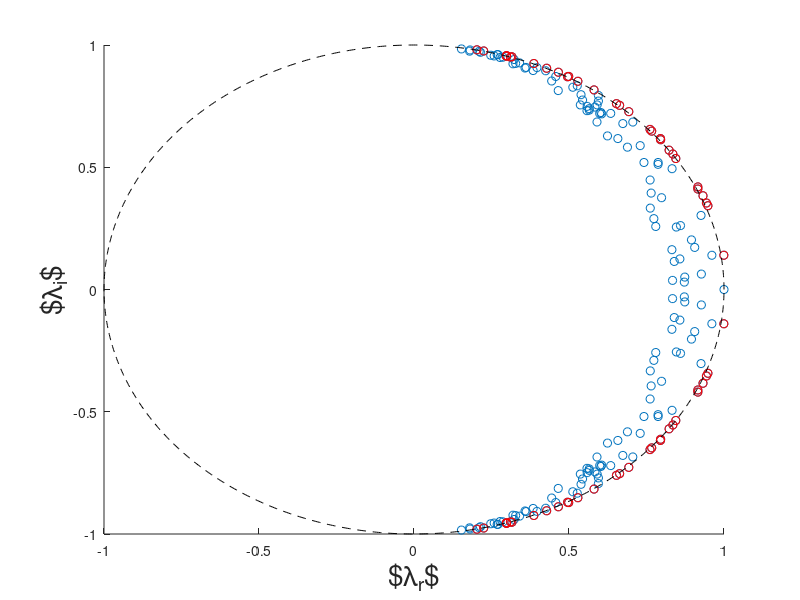

This chart was generated by the following MATLAB code: (Note: this script raises an error after producing the figure.)
%     Test Boostconv and spsnap

clear
clc
%close all

lafs = 20;

rng('default');

n = 100;    % Matrix Size

% No of eigenvalues greater than 1.
np = 30;
% How unstable do we want the eigenvalues?
uns_range = 0.01;

theta = 4*pi/9*rand(np,1);
e1  = (cos(theta) + uns_range*rand(np,1)) + 1i*sin(theta);
uns_e = [e1; conj(e1)];
% Set first eigenvector = 1 signifying beseflow

ne2 = n-length(e1);
st_range = 0.5;
theta = 4*pi/9*rand(ne2,1);
damp = 0.80 + 0.18*rand(ne2,1);
e2  = damp.*cos(theta) + 1i*sin(theta);
stb_e = [e2; conj(e2)];

Aeig = [1.0; uns_e; stb_e];
lr = real(Aeig);
li = imag(Aeig);

neig = length(Aeig);    % This is my matrix size
                        % Hopefully no repeated eigenvalues

figure(1);
scatter(lr,li); hold on
scatter(real(uns_e),imag(uns_e), 'r')
theta = linspace(0,2*pi,1000);
plot(cos(theta),sin(theta), '--k')
xlabel('$\lambda_{r}$', 'FontSize', lafs)
ylabel('$\lambda_{i}$', 'FontSize', lafs)


B = rand(neig);
B = B + B';

bnorm = norm(B);
disp(['Norm(B)=', num2str(bnorm)])
B = B/bnorm;
Binv = inv(B);

A = Binv*diag(Aeig)*B;

anorm = norm(A);
disp(['Norm(A)=', num2str(anorm)])

x0 = rand(neig,1) + 1i*rand(neig,1);

r = x0;
rnorm = norm(x0);

% BoostConv parameters
ifboost = 1;
bkryl = 15;
vin   = zeros(neig,bkryl);
vout  = zeros(neig,bkryl);
vold  = zeros(neig,1);
vol1 = zeros(neig,1);
bfreq = 1;
ifinit = 0;
c = zeros(bkryl,1);
zro = zeros(neig,1);
ksize = 0;
%

% SPSNAP parameters
ifsnap = 0;
skryl = 10;
sfreq = 1;
ifinit = 0;
vin   = zeros(neig,skryl);
vout  = zeros(neig,skryl);
vold  = zeros(neig,1);
vol1 = zeros(neig,1);
%

ik = 0;     % Subspace counter
vlen = neig;
resio = 1;
plotio  = 100;

niters = 2000;
residuals = zeros(niters,1);
for i=1:niters

   xi = A*x0;

   rnorm = norm(xi-x0);
%   x0 = xi;

   if (ifboost)
     [xi_o,x0_o,dv_o,vin_o,vout_o,vol1_o,vold_o,rnorm_o,ifinit_o,ik_o,ksize_o] = BoostConv(xi,x0,i,vol1,vold,vin,vout,ifboost,bfreq,ifinit,ik,bkryl,ksize,vlen);
      
   else
    [xi_o,x0_o,vin_o,vout_o,vol1_o,vold_o,rnorm_o,ifinit_o,ik_o] = SpSnap(xi,x0,i,vol1,vold,vin,vout,ifsnap,sfreq,ifinit,ik,skryl,vlen);
    dv_o = [];
    ksize_o = 0;
   end 

   xi=xi_o;
   dv=dv_o;
   vin=vin_o;
   vout=vout_o;
   vol1=vol1_o;
   vold=vold_o;
   rnorm=rnorm_o;
   ifinit=ifinit_o;
   ik=ik_o;
   x0=x0_o;
   ksize = ksize_o;

   if mod(i,resio)==0
     disp([num2str(i),' Residual=',num2str(rnorm)])
     pause(0.001)
   end  

   residuals(i)=rnorm;

   if mod(i,plotio)==0
     if (ifboost)         
       figure(3)
     else
       figure(4)
     end  
     plot(real(x0))
     pause(0.01)
   end

   if i>10 && rnorm<1e-12
     break
   end  
  

end   

figure(2)
semilogy(residuals(1:i)); hold on

if (ifboost)         
  figure(3)
else
  figure(4)
end  
plot(real(xi))


